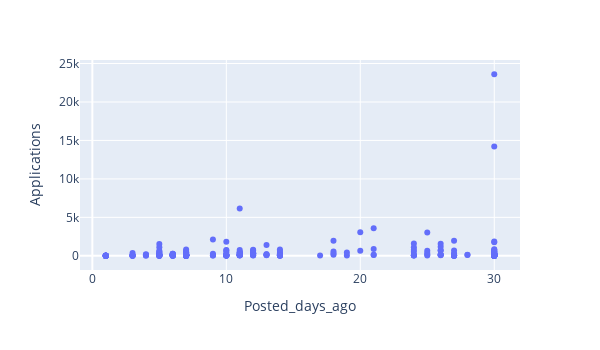

The code cell stored with this chart in its notebook:
### Markdown cell above
**NN**

### Code cell
print("Posted_days_ago vs Applications ")

display(round(df[['Posted_days_ago','Applications']].corr(),2))
px.scatter(df, x='Posted_days_ago',y='Applications', width=600, height=350).show()

### Figure 1 — Plotly figure (JSON) as saved in the notebook; plotly's stock layout.template omitted (floating-point values rounded to 4 significant figures; data arrays with more than 128 entries replaced by an {"elided": "..."} marker saying what was removed)
{"data": [{"hovertemplate": "Posted_days_ago=%{x}<br>Applications=%{y}<extra></extra>", "legendgroup": "", "marker": {"color": "#636efa", "symbol": "circle"}, "mode": "markers", "name": "", "orientation": "v", "showlegend": false, "type": "scatter", "x": {"elided": "324 int values"}, "xaxis": "x", "y": {"elided": "324 int values"}, "yaxis": "y"}], "layout": {"height": 350, "legend": {"tracegroupgap": 0}, "margin": {"t": 60}, "width": 600, "xaxis": {"anchor": "y", "autorange": true, "domain": [0, 1], "range": [-0.9221, 31.92], "title": {"text": "Posted_days_ago"}, "type": "linear"}, "yaxis": {"anchor": "x", "autorange": true, "domain": [0, 1], "range": [-1842.0, 25460.0], "title": {"text": "Applications"}, "type": "linear"}}}
